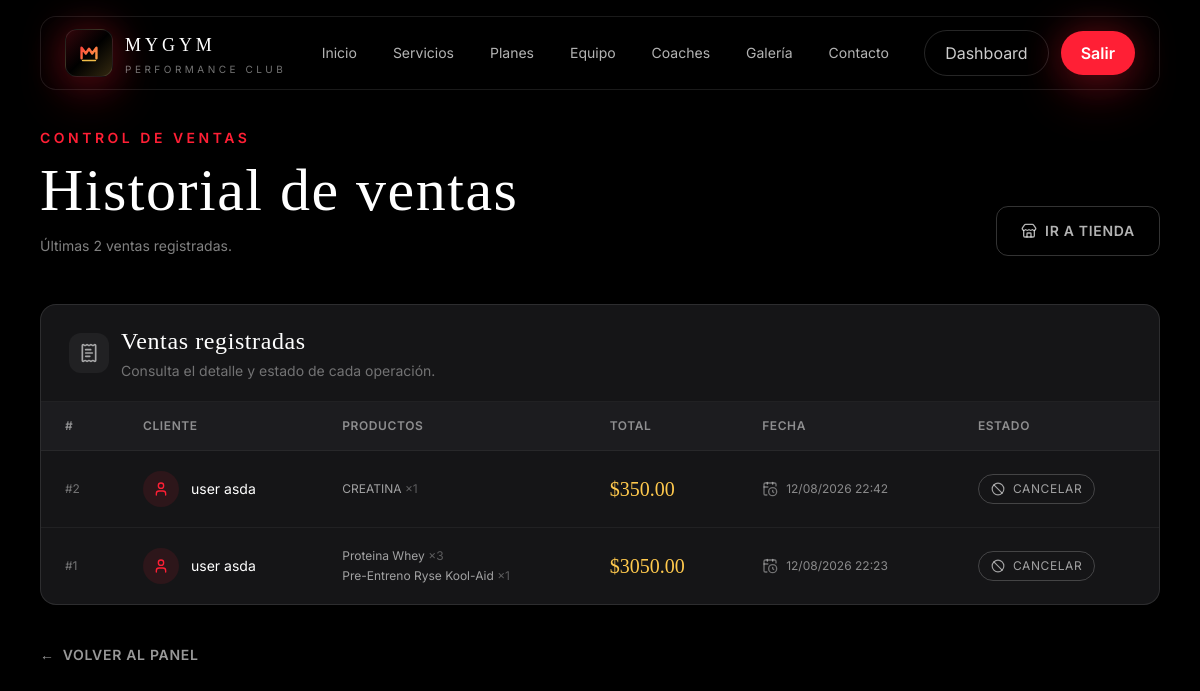
The page /administrador/ventas/ (signed in) on the database its author committed.
### administrador/models.py (models this page shows, shortened)
class Venta(models.Model):
    cliente = models.ForeignKey(
        settings.AUTH_USER_MODEL,
        on_delete=models.SET_NULL,
        null=True,
        blank=True,
        related_name='ventas'
    )
    total = models.DecimalField(max_digits=10, decimal_places=2)
    fecha = models.DateTimeField(auto_now_add=True)
    cancelada = models.BooleanField(default=False)
    class Meta:
        verbose_name = 'Venta'
        verbose_name_plural = 'Ventas'
        ordering = ['-fecha']

class DetalleVenta(models.Model):
    venta = models.ForeignKey(
        Venta,
        on_delete=models.CASCADE,
        related_name='detalles'
    )
    producto = models.ForeignKey(
        Producto,
        on_delete=models.PROTECT,
        related_name='detalles_venta'
    )
    cantidad = models.PositiveIntegerField()
    precio_unitario = models.DecimalField(max_digits=8, decimal_places=2)
    subtotal = models.DecimalField(max_digits=10, decimal_places=2)
    class Meta:
        verbose_name = 'Detalle de venta'
        verbose_name_plural = 'Detalles de venta'

class Producto(models.Model):
    nombre = models.CharField(max_length=100)
    imagen = models.ImageField(upload_to='productos/', blank=True, null=True)
    stock = models.PositiveIntegerField(default=0)
    precio = models.DecimalField(max_digits=8, decimal_places=2)
    activo = models.BooleanField(default=True)
    fecha_creacion = models.DateTimeField(auto_now_add=True)
    class Meta:
        verbose_name = 'Producto'
        verbose_name_plural = 'Productos'

### core/models.py (models this page shows, shortened)
class Usuario(AbstractUser):
    ROL_CHOICES = [
        ('cliente', 'Cliente'),
        ('administrador', 'Administrador'),
        ('recepcionista', 'Recepcionista'),
        ('entrenador', 'Entrenador'),
    ]
    rol = models.CharField(
        max_length=20,
        choices=ROL_CHOICES,
        default='cliente'
    )
    telefono = models.CharField(max_length=15, blank=True, null=True)
    foto_perfil = models.ImageField(
        upload_to='perfiles/',
        blank=True,
        null=True
    )

### administrador/views.py (the view)
    @login_required
    def wrapper(request, *args, **kwargs):
        if request.user.rol not in ['administrador', 'recepcionista', 'entrenador']:
            messages.error(request, 'No tienes permisos para acceder a esta sección.')
            return redirect('dashboard')
        return view_func(request, *args, **kwargs)

### administrador/views.py (called while the page is built)
def solo_staff(view_func):
    @login_required
    def wrapper(request, *args, **kwargs):
        if request.user.rol not in ['administrador', 'recepcionista', 'entrenador']:
            messages.error(request, 'No tienes permisos para acceder a esta sección.')
            return redirect('dashboard')
        return view_func(request, *args, **kwargs)
    return wrapper

@solo_staff
def historial_ventas(request):
    ventas = Venta.objects.select_related('cliente').prefetch_related('detalles__producto')[:200]
    return render(request, 'administrador/ventas/historial.html', {'ventas': ventas})

### templates/administrador/ventas/historial.html (shortened to what this page needs)
{% extends 'base.html' %}
{% block content %}
<section class="min-h-screen bg-gym-black pt-28 sm:pt-32 pb-20 px-4 sm:px-8 lg:px-10">
  <div class="max-w-7xl mx-auto">
    <div class="reveal mb-10 sm:mb-12">
      <div class="flex flex-col lg:flex-row lg:items-end lg:justify-between gap-6">
        <div>
          <p class="text-gym-red text-xs sm:text-sm font-semibold uppercase tracking-[0.25em] mb-3">
            Control de ventas
          </p>
          <h1 class="font-display text-4xl sm:text-5xl lg:text-6xl text-white tracking-wide leading-tight">
            Historial de ventas
          </h1>
          <p class="text-white/50 text-sm mt-4">
            Últimas {{ ventas|length }} ventas registradas.
          </p>
        </div>
        <a
          href="{% url 'cliente:tienda' %}"
          class="inline-flex items-center justify-center gap-2 self-start lg:self-end border border-white/20 text-white/70 font-semibold px-6 py-3.5 rounded-xl uppercase tracking-wider text-sm hover:border-gym-red hover:text-gym-red transition-all duration-200">
          <i data-lucide="store" class="w-4 h-4"></i>
          Ir a tienda
        </a>
      </div>
    </div>
    <div class="reveal bg-gym-surface border border-white/10 rounded-2xl overflow-hidden">
      <div class="px-5 sm:px-7 py-5 border-b border-white/5 flex items-center gap-3">
        <div class="w-10 h-10 rounded-xl bg-white/5 flex items-center justify-center">
          <i data-lucide="receipt-text" class="w-5 h-5 text-white/60"></i>
        </div>
        <div>
          <h2 class="font-display text-xl sm:text-2xl text-white tracking-wide">
            Ventas registradas
          </h2>
          <p class="text-white/40 text-xs sm:text-sm mt-1">
            Consulta el detalle y estado de cada operación.
          </p>
        </div>
      </div>
      <div class="overflow-x-auto">
        <table class="w-full min-w-[1000px] text-left text-sm">
          <thead class="bg-gym-surface2 text-white/50 uppercase text-xs tracking-wider">
            <tr>
              <th scope="col" class="px-5 sm:px-6 py-4 font-semibold">
                #
              </th>
              <th scope="col" class="px-5 sm:px-6 py-4 font-semibold">
                Cliente
              </th>
              <th scope="col" class="px-5 sm:px-6 py-4 font-semibold">
                Productos
              </th>
              <th scope="col" class="px-5 sm:px-6 py-4 font-semibold">
                Total
              </th>
              <th scope="col" class="px-5 sm:px-6 py-4 font-semibold">
                Fecha
              </th>
              <th scope="col" class="px-5 sm:px-6 py-4 font-semibold">
                Estado
              </th>
            </tr>
          </thead>
          <tbody>
            {% for venta in ventas %}
              <tr class="border-t border-white/5 hover:bg-white/[0.02] transition-colors duration-200">
                <td class="px-5 sm:px-6 py-5 text-white/40 text-xs">
                  #{{ venta.pk }}
                </td>
                <td class="px-5 sm:px-6 py-5 text-white">
                  <div class="flex items-center gap-3">
                    <div class="w-9 h-9 rounded-full bg-gym-red/10 flex items-center justify-center">
                      <i data-lucide="user" class="w-4 h-4 text-gym-red"></i>
                    </div>
                    <span>
                      {{ venta.cliente.get_full_name|default:venta.cliente.username|default:"Venta general" }}
                    </span>
                  </div>
                </td>
                <td class="px-5 sm:px-6 py-5 text-white/60 text-xs max-w-sm">
                  <div class="space-y-1">
                    {% for d in venta.detalles.all %}
                      <p>
                        {{ d.producto.nombre }}
                        <span class="text-white/30">×{{ d.cantidad }}</span>
                      </p>
                    {% endfor %}
                  </div>
                </td>
                <td class="px-5 sm:px-6 py-5">
                  <span class="font-display text-xl text-gym-gold">
                    ${{ venta.total }}
                  </span>
                </td>
                <td class="px-5 sm:px-6 py-5 text-white/50 text-xs whitespace-nowrap">
                  <div class="flex items-center gap-2">
                    <i data-lucide="calendar-clock" class="w-4 h-4 text-white/40"></i>
                    {{ venta.fecha|date:"d/m/Y H:i" }}
                  </div>
                </td>
                <td class="px-5 sm:px-6 py-5">
                  {% if venta.cancelada %}
                    <span class="inline-flex items-center gap-2 text-gym-red border border-gym-red/40 bg-gym-red/5 rounded-full px-3 py-1.5 uppercase tracking-wider text-xs">
                      <span class="w-1.5 h-1.5 rounded-full bg-gym-red"></span>
                      Cancelada
                    </span>
                  {% else %}
                    <form method="post" action="{% url 'administrador:cancelar_venta' venta.pk %}">
                      <button
                        type="submit"
                        class="inline-flex items-center gap-2 text-xs text-white/60 hover:text-gym-red border border-white/20 hover:border-gym-red rounded-full px-3 py-1.5 uppercase tracking-wider transition-all duration-200">
                        <i data-lucide="ban" class="w-3.5 h-3.5"></i>
                        Cancelar
                      </button>
                    </form>
                  {% endif %}
                </td>
              </tr>
            {% endfor %}
          </tbody>
        </table>
      </div>
    </div>
    <a
      href="{% url 'administrador:inicio' %}"
      class="inline-flex items-center gap-2 mt-10 text-sm font-semibold text-white/60 hover:text-gym-red uppercase tracking-wider transition-colors">
      <span aria-hidden="true">←</span>
      Volver al panel
    </a>
  </div>
</section>
{% endblock %}

### static/css/style.css (style rules this page uses)
html { scroll-behavior: smooth; }
body { background-color: #0b0b0c; }
.reveal { opacity: 0; transform: translateY(18px); transition: opacity .7s ease, transform .7s ease; }
.reveal.visible { opacity: 1; transform: translateY(0); }

### templates/base.html (style rules this page uses)
body { background-color: #0a0a0b; background-image: radial-gradient(circle at 15% 10%, rgba(255,31,53,0.08), transparent 35%), radial-gradient(circle at 85% 25%, rgba(255,201,77,0.06), transparent 30%), radial-gradient(circle at 50% 90%, rgba(255,31,53,0.05), transparent 40%); background-attachment: fixed; }

### rows shown on the page
Venta: pk "2", cliente.get_full_name "user asda", total "350.00", fecha "12/08/2026 22:42", cancelada False (drawn)
DetalleVenta: producto.nombre "CREATINA", cantidad "1"
Venta: pk "1", cliente.get_full_name "user asda", total "3050.00", fecha "12/08/2026 22:23", cancelada False (drawn)
DetalleVenta: producto.nombre "Proteina Whey", cantidad "3"
DetalleVenta: producto.nombre "Pre-Entreno Ryse Kool-Aid", cantidad "1"

### other values the page prints
{{ ventas|length }} "2"
